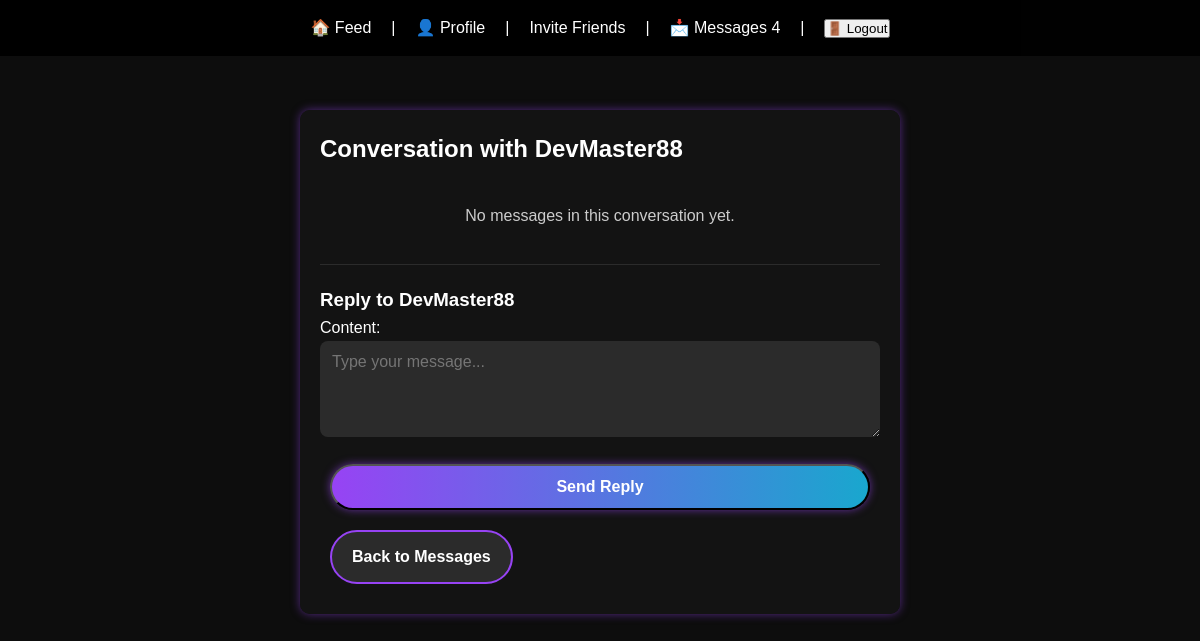
/users/messages/thread/3/ (signed in), run on an earlier commit of the app's database.
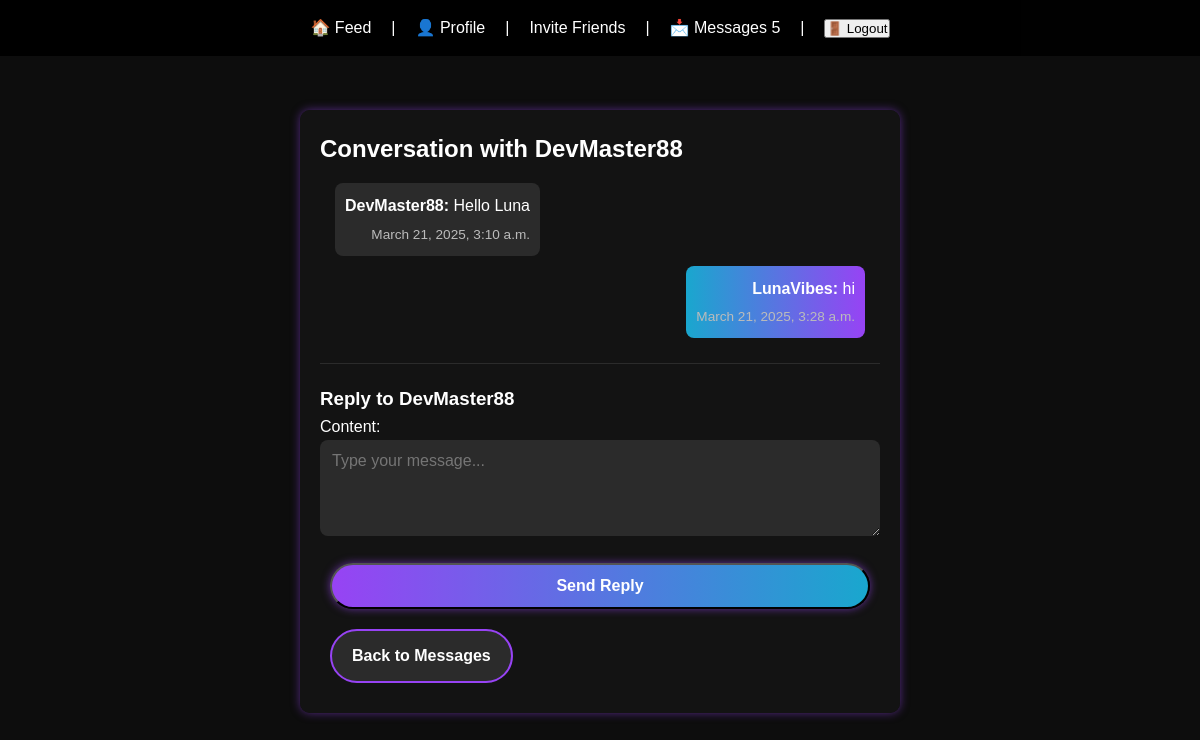
And on a later commit of the database.
### users/models.py (models this page shows, shortened)
class CustomUser(AbstractUser):
    bio = models.TextField(blank=True, null=True)
    profile_image = models.ImageField(upload_to="profile_pics/", blank=True, null=True)
    used_invite = models.BooleanField(default=False)  # Tracks if user registered with an invite

class Message(models.Model):
    sender = models.ForeignKey(CustomUser, on_delete=models.CASCADE, related_name="sent_messages")
    receiver = models.ForeignKey(CustomUser, on_delete=models.CASCADE, related_name="received_messages")
    content = models.TextField()
    created_at = models.DateTimeField(auto_now_add=True)
    is_read = models.BooleanField(default=False)
    class Meta:
        ordering = ["-created_at"]
    def __str__(self):
        return f"Message from {self.sender.username} to {self.receiver.username} - {self.created_at.strftime('%Y-%m-%d %H:%M')}"

### users/views.py (the view)
# urls.py: path('messages/thread/<int:receiver_id>/', message_thread, name='message_thread'),  # ✅ Message Thread
@login_required
def message_thread(request, receiver_id):
    receiver = get_object_or_404(CustomUser, id=receiver_id)
    messages_thread = Message.objects.filter(
        Q(sender=request.user, receiver=receiver) | Q(sender=receiver, receiver=request.user)
    ).order_by("created_at")
    if request.method == "POST":
        form = MessageForm(request.POST)
        if form.is_valid():
            message = form.save(commit=False)
            message.sender = request.user
            message.receiver = receiver
            message.save()
            messages.success(request, "Reply sent successfully!")
            return redirect("message_thread", receiver_id=receiver.id)
    else:
        form = MessageForm()
    return render(
        request,
        "users/message_thread.html",
        {"receiver": receiver, "messages": messages_thread, "form": form}
    )

### users/forms.py
class MessageForm(forms.ModelForm):
    class Meta:
        model = Message
        fields = ["content"]  # Only allow sending message content
        widgets = {
            "content": forms.Textarea(attrs={"placeholder": "Type your message...", "rows": 4})
        }

### users/context_processors.py (called while the page is built)
def unread_messages(request):
    if request.user.is_authenticated:
        unread_count = Message.objects.filter(receiver=request.user, is_read=False).count()
    else:
        unread_count = 0  # Default for logged-out users
    return {'unread_count': unread_count}

### users/templates/users/message_thread.html (shortened to what this page needs)
{% extends "base.html" %}
{% block content %}
<div class="message-thread-container">
    <h2>Conversation with {{ receiver.username }}</h2>
    <div class="messages-thread">
        {% for msg in messages %}
            <div class="message {% if msg.sender == request.user %}sent{% else %}received{% endif %}">
                <div class="message-content">
                    <p><strong>{{ msg.sender.username }}:</strong> {{ msg.content }}</p>
                </div>
                <small class="timestamp">{{ msg.created_at|date:"F j, Y, g:i a" }}</small>
            </div>
        {% empty %}
            <p class="no-messages">No messages in this conversation yet.</p>
        {% endfor %}
    </div>
    <div class="reply-section">
        <h3>Reply to {{ receiver.username }}</h3>
        <form method="post">
            {{ form.as_p }}
            <button type="submit" class="btn-primary">Send Reply</button>
        </form>
    </div>
    <a href="{% url 'message_list' %}" class="btn-secondary">Back to Messages</a>
</div>
{% endblock %}

### templates/base.html (shortened to what this page needs)
{% load static %}
<!DOCTYPE html>
<html lang="en">
<head>
    <link rel="stylesheet" href="{% static 'css/styles.css' %}">
</head>
<body>
    <nav>
        {% if user.is_authenticated %}
            <a href="{% url 'feed' %}">🏠 Feed</a> |
            <a href="{% url 'profile' %}">👤 Profile</a> |
            <a href="{% url 'invite_friends' %}">Invite Friends</a> |
            <a href="{% url 'message_list' %}">
                📩 Messages
                {% if unread_count and unread_count > 0 %}
                    <span class="badge">{{ unread_count }}</span>
                {% endif %}
            </a> |
            <form id="logout-form" action="{% url 'logout' %}" method="post" style="display: inline;">
                <button type="submit">🚪 Logout</button>
            </form>
        {% endif %}
    </nav>
    <main>
        {% block content %}{% endblock %}
    </main>
</body>
</html>

### static/css/styles.css (style rules this page uses)
* { margin: 0; padding: 0; box-sizing: border-box; font-family: "Poppins", sans-serif; }
body { background-color: #0d0d0d; color: #ffffff; line-height: 1.6; font-size: 16px; padding-top: 80px; }
nav { position: fixed; top: 0; left: 0; width: 100%; background: rgba(0, 0, 0, 0.95); padding: 15px 20px; z-index: 1000; display: flex; justify-content: center; gap: 20px; }
nav a { color: #ffffff; text-decoration: none; font-size: 1rem; font-weight: 500; transition: 0.3s; }
.btn-primary, .btn-secondary { display: inline-block; padding: 12px 20px; font-size: 1rem; text-decoration: none; border-radius: 30px; transition: 0.3s ease-in-out; text-align: center; font-weight: bold; margin: 10px; }
.btn-primary { background: linear-gradient(90deg, #9743F4, #19A7CE); color: #fff; box-shadow: 0px 0px 8px rgba(151, 67, 244, 0.6); }
.btn-secondary { background: rgba(255, 255, 255, 0.1); color: #ffffff; border: 2px solid #9743F4; }
.message-thread-container { max-width: 600px; margin: 30px auto; background: rgba(20, 20, 20, 0.9); padding: 20px; border-radius: 10px; box-shadow: 0px 0px 10px rgba(151, 67, 244, 0.5); }
.messages-thread { max-height: 400px; overflow-y: auto; padding: 15px; border-bottom: 1px solid rgba(255, 255, 255, 0.1); margin-bottom: 20px; }
.message { padding: 10px; border-radius: 8px; margin-bottom: 10px; width: fit-content; max-width: 80%; }
.sent { background: linear-gradient(90deg, #19A7CE, #9743F4); color: white; align-self: flex-end; text-align: right; margin-left: auto; }
.received { background: rgba(255, 255, 255, 0.1); color: #ffffff; align-self: flex-start; }
.timestamp { display: block; font-size: 0.85rem; color: #bbb; margin-top: 5px; text-align: right; }
.reply-section { margin-top: 20px; }
.reply-section form { display: flex; flex-direction: column; gap: 10px; }
input, textarea { width: 100%; padding: 12px; border-radius: 8px; border: none; background: rgba(255, 255, 255, 0.1); color: #ffffff; font-size: 1rem; }

What changed in the data, as far as the page shows it:
added Message: sender.username "DevMaster88", content "Hello Luna", created_at "March 21, 2025, 3:10 a.m."
added Message: sender.username "LunaVibes", content "hi", created_at "March 21, 2025, 3:28 a.m."
Also different on the page:
{{ unread_count }}: "4" → "5"
text no longer shown: "No messages in this conversation yet."
